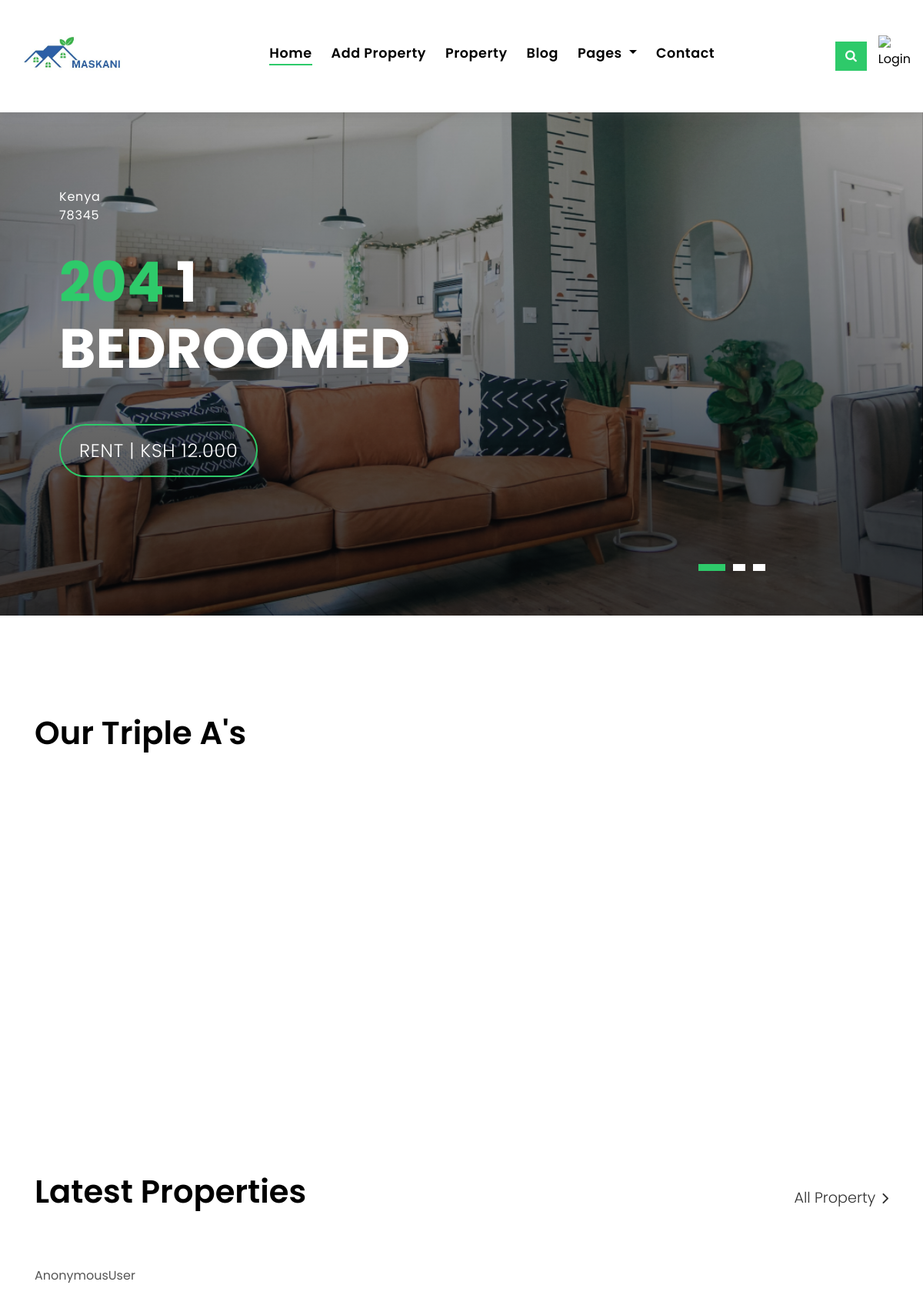
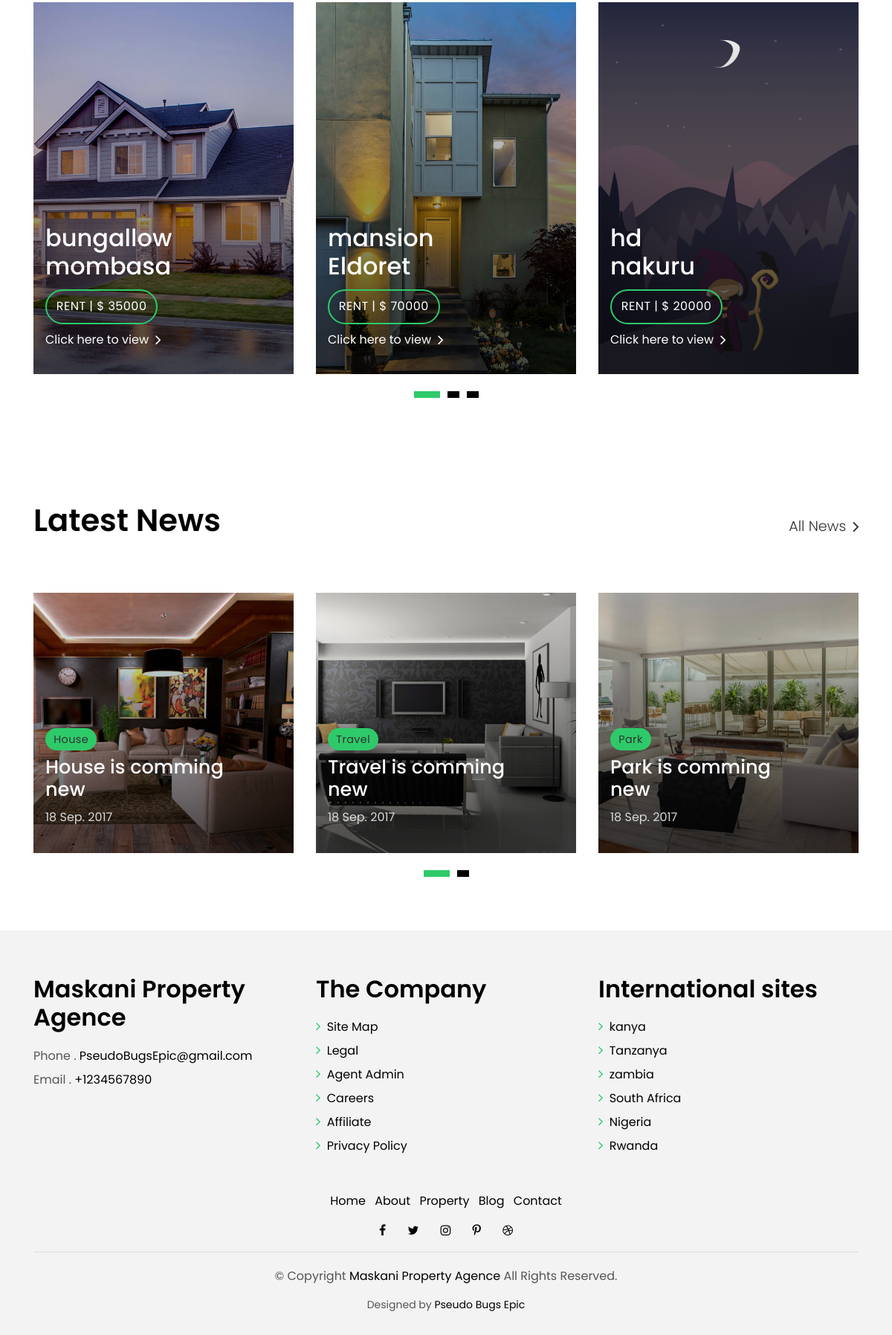
The page / on the database its author committed (2 pictures, top to bottom).
### listings/models.py (models this page shows, shortened)
class Listing(models.Model):
    title = models.CharField(max_length=200)
    type = models.CharField(max_length=12, choices=Type_Choices, default=[], blank=False)
    town = models.CharField(max_length=200)
    specific_location = models.CharField(max_length=200)
    monthly_cost = models.IntegerField()
    description = models.CharField(max_length=200)  # Add parentheses () to specify max_length
    extras = MultiSelectField(max_length=256, choices=Extra_Choices, default=[], blank=True)
    created = models.DateTimeField(auto_now_add=True)
    image = models.ImageField()
    class Meta:
        ordering = ['-created', '-type', 'monthly_cost']

### listings/views.py (the view)
# urls.py: path('', include('listings.urls')),
def listings(request):
    listings = Listing.objects.all()
    context = {
        "listings":listings
    }
    return render(request, "listings.html", context)

### template/listings.html (shortened to what this page needs)
{% extends 'index.html' %}
{%block content%}
  <section class="section-property section-t8">
    <div class="container">
      <div class="row">
            <div class="col-md-12">
              <div class="title-wrap d-flex justify-content-between">
                <div class="title-box">
                  <h2 class="title-a">Latest Properties</h2>
                </div>
                <div class="title-link">
                  <a href="property-grid.html">All Property
                    <span class="ion-ios-arrow-forward"></span>
                  </a>
                </div>
              </div>
            </div>
      </div>
      <p>{{request.user}}</p>
      <div id="property-carousel" class="owl-carousel owl-theme">
        {% for listing in listings %}
        <div class="carousel-item-a">
            <div class="card-box-a card-shadow">
              <div class="img-box-a">
                      {% if listing.image %}
                        <img src="{{ listing.image.url }}" alt="{{ listing.title }}" class="img-a img-fluid" style="height: 500px;" />
                      {% endif %}
              </div>
              <div class="card-overlay">
                      <div class="card-overlay-a-content">
                        <div class="card-header-a">
                          <h2 class="card-title-a">
                            <a href="/listing/{{ listing.id }}/">{{ listing.title }}
                              <br /> {{ listing.town }}</a>
                          </h2>
                        </div>
                        <div class="card-body-a">
                          <div class="price-box d-flex">
                            <span class="price-a">rent | $ {{ listing.monthly_cost }}</span>
                          </div>
                          <a href="/listing/{{ listing.id }}/" class="link-a">Click here to view
                            <span class="ion-ios-arrow-forward"></span>
                          </a>
                        </div>
                      </div>
              </div>
            </div>
        </div>
        {%  endfor %}
      </div>
    </div>
  </section>
{% endblock %}

### template/index.html (shortened to what this page needs)
{% load static %}
<!DOCTYPE html>
<html lang="en">
<head>
  <link href="{% static 'lib/bootstrap/css/bootstrap.min.css' %}" rel="stylesheet">
  <link href="{% static 'lib/font-awesome/css/font-awesome.min.css' %}" rel="stylesheet">
  <link href="{% static 'lib/animate/animate.min.css' %}" rel="stylesheet">
  <link href="{% static 'lib/ionicons/css/ionicons.min.css' %}" rel="stylesheet">
  <link href="{% static 'lib/owlcarousel/assets/owl.carousel.min.css' %}" rel="stylesheet">
  <link href="{% static 'css/style.css' %} " rel="stylesheet">
</head>
<body>
  <nav class="navbar navbar-default navbar-trans navbar-expand-lg fixed-top" style="margin-bottom: 10rem;">
    <div class="container">
      <a class="navbar-brand text-brand" href="index.html"><img src="static/img/Logo.jpeg" alt="" srcset="" height="80px" ></a>
      <div class="navbar-collapse collapse justify-content-center" id="navbarDefault">
        <ul class="navbar-nav">
          <li class="nav-item">
            <a class="nav-link active" href="{% url 'listings' %}">Home</a>
          </li>
          <li class="nav-item">
            <a class="nav-link" href="{% url 'create_listing' %}">Add Property</a>
          </li>
          <li class="nav-item">
            <a class="nav-link" href="{% url 'property' %}">Property</a>
          </li>
          <li class="nav-item">
            <a class="nav-link" href="{% url 'blogs' %}">Blog</a>
          </li>
          <li class="nav-item dropdown">
            <a class="nav-link dropdown-toggle" href="#" id="navbarDropdown" role="button" data-toggle="dropdown"
              aria-haspopup="true" aria-expanded="false">
              Pages
            </a>
          </li>
          <li class="nav-item">
            <a class="nav-link" href="{% url 'contact_us' %}">Contact</a>
          </li>
        </ul>
      </div>
      <button type="button" class="btn btn-b-n navbar-toggle-box-collapse d-none d-md-block" data-toggle="collapse"
        data-target="#navbarTogglerDemo01" aria-expanded="false">
        <span class="fa fa-search" aria-hidden="true"></span>
      </button>
    </div>
{% if request.user.is_authenticated %}
<div class="header__user">
    <a href="">
        <div class="avatar avatar--medium active">
            <img src="{{request.user.avatar.url}}" />
        </div>
        <p><span>@{{request.user.username}}</span></p>
    </a>
    <a href="{% url 'logout' %}">Logout</a>
</div>
{% else %}
<a href="{% url 'login' %}">
    <img src="{% static 'images/avatar.svg' %}" />
    <p>Login</p>
</a>
{% endif %}
  </nav>
  <div class="intro intro-carousel">
    <div id="carousel" class="owl-carousel owl-theme">
      <div class="carousel-item-a intro-item bg-image" style="background-image: url(static/img/nyumba.png)">
        <div class="overlay overlay-a"></div>
        <div class="intro-content display-table">
          <div class="table-cell">
            <div class="container">
              <div class="row">
                <div class="col-lg-8">
                  <div class="intro-body">
                    <p class="intro-title-top">Kenya
                      <br> 78345</p>
                    <h1 class="intro-title mb-4">
                      <span class="color-b">204 </span> 1
                      <br> BEDROOMED</h1>
                    <p class="intro-subtitle intro-price">
                      <a href="#"><span class="price-a">rent | Ksh 12.000</span></a>
                    </p>
                  </div>
                </div>
              </div>
            </div>
          </div>
        </div>
      </div>
    </div>
  </div>
  <section class="section-services section-t8">
    <div class="container">
      <div class="row">
        <div class="col-md-12">
          <div class="title-wrap d-flex justify-content-between">
            <div class="title-box">
              <h2 class="title-a">Our Triple A's</h2>
            </div>
          </div>
        </div>
      </div>
      <div class="row">
        <div class="col-md-4">
        </div>
        <div class="col-md-4">
        </div>
        <div class="col-md-4">
        </div>
      </div>
    </div>
  </section>
{% block content %}
{% endblock %}
  <section class="section-news section-t8">
    <div class="container">
      <div class="row">
        <div class="col-md-12">
          <div class="title-wrap d-flex justify-content-between">
            <div class="title-box">
              <h2 class="title-a">Latest News</h2>
            </div>
            <div class="title-link">
              <a href="blog-grid.html">All News
                <span class="ion-ios-arrow-forward"></span>
              </a>
            </div>
          </div>
        </div>
      </div>
      <div id="new-carousel" class="owl-carousel owl-theme">
        <div class="carousel-item-c">
          <div class="card-box-b card-shadow news-box">
            <div class="img-box-b">
              <img src="img/post-2.jpg" alt="" class="img-b img-fluid">
            </div>
            <div class="card-overlay">
              <div class="card-header-b">
                <div class="card-category-b">
                  <a href="#" class="category-b">House</a>
                </div>
                <div class="card-title-b">
                  <h2 class="title-2">
                    <a href="blog-single.html">House is comming
                      <br> new</a>
                  </h2>
                </div>
                <div class="card-date">
                  <span class="date-b">18 Sep. 2017</span>
                </div>
              </div>
            </div>
          </div>
        </div>
        <div class="carousel-item-c">
          <div class="card-box-b card-shadow news-box">
            <div class="img-box-b">
              <img src="img/post-5.jpg" alt="" class="img-b img-fluid">
            </div>
            <div class="card-overlay">
              <div class="card-header-b">
                <div class="card-category-b">
                  <a href="#" class="category-b">Travel</a>
                </div>
                <div class="card-title-b">
                  <h2 class="title-2">
                    <a href="blog-single.html">Travel is comming
                      <br> new</a>
                  </h2>
                </div>
                <div class="card-date">
                  <span class="date-b">18 Sep. 2017</span>
                </div>
              </div>
            </div>
          </div>
        </div>
        <div class="carousel-item-c">
          <div class="card-box-b card-shadow news-box">
            <div class="img-box-b">
              <img src="img/post-7.jpg" alt="" class="img-b img-fluid">
            </div>
            <div class="card-overlay">
              <div class="card-header-b">
                <div class="card-category-b">
                  <a href="#" class="category-b">Park</a>
                </div>
                <div class="card-title-b">
                  <h2 class="title-2">
                    <a href="blog-single.html">Park is comming
                      <br> new</a>
                  </h2>
                </div>
                <div class="card-date">
                  <span class="date-b">18 Sep. 2017</span>
                </div>
              </div>
            </div>
          </div>
        </div>
      </div>
    </div>
  </section>
  <section class="section-footer">
    <div class="container">
      <div class="row">
        <div class="col-sm-12 col-md-4">
          <div class="widget-a">
            <div class="w-header-a">
              <h3 class="w-title-a text-brand">Maskani Property Agence</h3>
            </div>
            <div class="w-footer-a">
              <ul class="list-unstyled">
                <li class="color-a">
                  <span class="color-text-a">Phone .</span> PseudoBugsEpic@gmail.com</li>
                <li class="color-a">
                  <span class="color-text-a">Email .</span> +1234567890</li>
              </ul>
            </div>
          </div>
        </div>
        <div class="col-sm-12 col-md-4 section-md-t3">
          <div class="widget-a">
            <div class="w-header-a">
              <h3 class="w-title-a text-brand">The Company</h3>
            </div>
            <div class="w-body-a">
              <div class="w-body-a">
                <ul class="list-unstyled">
                  <li class="item-list-a">
                    <i class="fa fa-angle-right"></i> <a href="#">Site Map</a>
                  </li>
                  <li class="item-list-a">
                    <i class="fa fa-angle-right"></i> <a href="#">Legal</a>
                  </li>
                  <li class="item-list-a">
                    <i class="fa fa-angle-right"></i> <a href="#">Agent Admin</a>
                  </li>
                  <li class="item-list-a">
                    <i class="fa fa-angle-right"></i> <a href="#">Careers</a>
                  </li>
                  <li class="item-list-a">
                    <i class="fa fa-angle-right"></i> <a href="#">Affiliate</a>
                  </li>
                  <li class="item-list-a">
                    <i class="fa fa-angle-right"></i> <a href="#">Privacy Policy</a>
                  </li>
                </ul>
              </div>
            </div>
          </div>
        </div>
        <div class="col-sm-12 col-md-4 section-md-t3">
          <div class="widget-a">
            <div class="w-header-a">
              <h3 class="w-title-a text-brand">International sites</h3>
            </div>
            <div class="w-body-a">
              <ul class="list-unstyled">
                <li class="item-list-a">
                  <i class="fa fa-angle-right"></i> <a href="#">kanya</a>
                </li>
                <li class="item-list-a">
                  <i class="fa fa-angle-right"></i> <a href="#">Tanzanya</a>
                </li>
                <li class="item-list-a">
                  <i class="fa fa-angle-right"></i> <a href="#">zambia</a>
                </li>
                <li class="item-list-a">
                  <i class="fa fa-angle-right"></i> <a href="#">South Africa</a>
                </li>
                <li class="item-list-a">
                  <i class="fa fa-angle-right"></i> <a href="#">Nigeria</a>
                </li>
                <li class="item-list-a">
                  <i class="fa fa-angle-right"></i> <a href="#">Rwanda</a>
                </li>
              </ul>
            </div>
          </div>
        </div>
      </div>
    </div>
  </section>
  <footer>
    <div class="container">
      <div class="row">
        <div class="col-md-12">
          <nav class="nav-footer">
            <ul class="list-inline">
              <li class="list-inline-item">
                <a href="#">Home</a>
              </li>
              <li class="list-inline-item">
                <a href="#">About</a>
              </li>
              <li class="list-inline-item">
                <a href="#">Property</a>
              </li>
              <li class="list-inline-item">
                <a href="#">Blog</a>
              </li>
              <li class="list-inline-item">
                <a href="#">Contact</a>
              </li>
            </ul>
          </nav>
          <div class="socials-a">
            <ul class="list-inline">
              <li class="list-inline-item">
                <a href="#">
                  <i class="fa fa-facebook" aria-hidden="true"></i>
                </a>
              </li>
              <li class="list-inline-item">
                <a href="#">
                  <i class="fa fa-twitter" aria-hidden="true"></i>
                </a>
              </li>
              <li class="list-inline-item">
                <a href="#">
                  <i class="fa fa-instagram" aria-hidden="true"></i>
                </a>
              </li>
              <li class="list-inline-item">
                <a href="#">
                  <i class="fa fa-pinterest-p" aria-hidden="true"></i>
                </a>
              </li>
              <li class="list-inline-item">
                <a href="#">
                  <i class="fa fa-dribbble" aria-hidden="true"></i>
                </a>
              </li>
            </ul>
          </div>
          <div class="copyright-footer">
            <p class="copyright color-text-a">
              &copy; Copyright
              <span class="color-a">Maskani Property Agence</span> All Rights Reserved.
            </p>
          </div>
          <div class="credits">
            Designed by <a href="https://bootstrapmade.com/">Pseudo Bugs Epic</a>
          </div>
        </div>
      </div>
    </div>
  </footer>
</body>
</html>

### rows shown on the page
Listing: image (picture), title "bungallow", town "mombasa", monthly_cost "35000"
Listing: image (picture), title "mansion", town "Eldoret", monthly_cost "70000"
Listing: image (picture), title "hd", town "nakuru", monthly_cost "20000"

### other values the page prints
{{ request.user }} "AnonymousUser"
